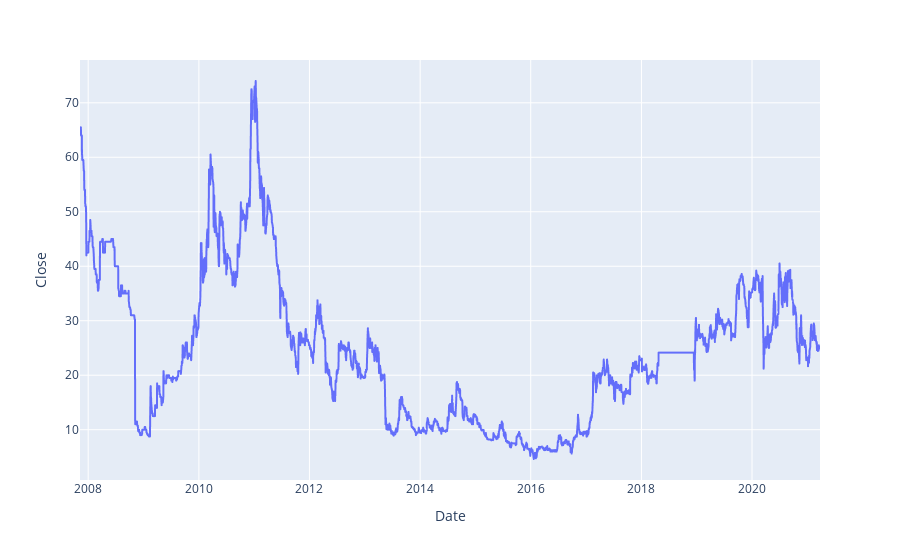

This figure's notebook cell:
### Code cell
line_plot_px_max('cgh.l')

### Figure 1 — Plotly figure (JSON) as saved in the notebook; plotly's stock layout.template omitted (floating-point values rounded to 4 significant figures; data arrays with more than 128 entries replaced by an {"elided": "..."} marker saying what was removed)
{"data": [{"hovertemplate": "Date=%{x}<br>Close=%{y}<extra></extra>", "legendgroup": "", "line": {"color": "#636efa", "dash": "solid"}, "mode": "lines", "name": "", "showlegend": false, "type": "scattergl", "x": {"elided": "3370 str values"}, "xaxis": "x", "y": {"elided": "3370 float values"}, "yaxis": "y"}], "layout": {"legend": {"tracegroupgap": 0}, "margin": {"t": 60}, "xaxis": {"anchor": "y", "domain": [0, 1], "title": {"text": "Date"}}, "yaxis": {"anchor": "x", "domain": [0, 1], "title": {"text": "Close"}}}}
